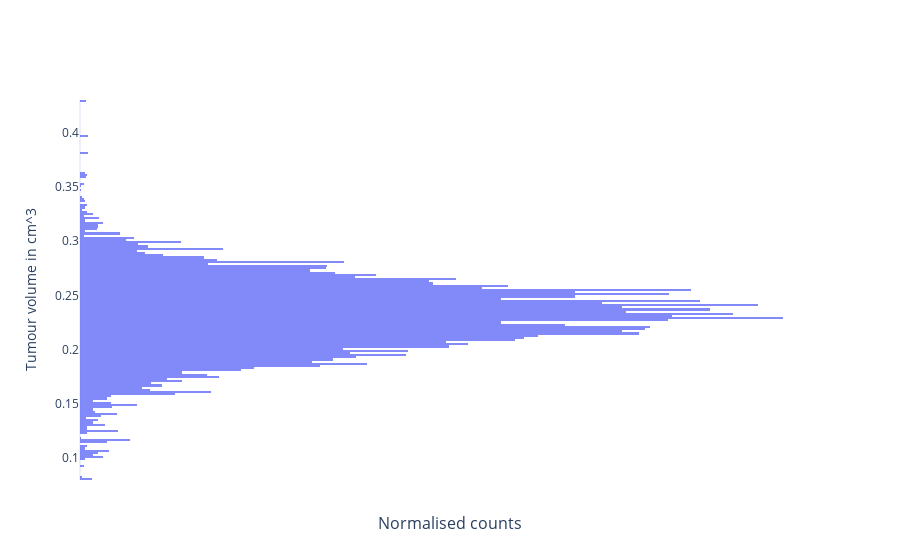
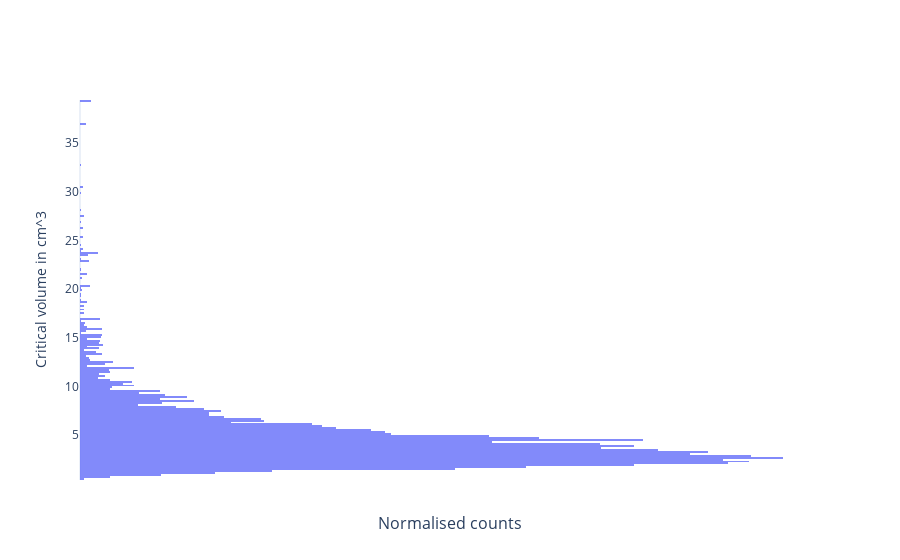

Write notebook code for charts like these, in order.
### Markdown cell above
### Visualise posterior samples

### Code cell
fig = erlo.plots.MarginalPosteriorPlot()
fig.add_data(data=posterior_samples, warm_up_iter=2000)

fig.show()

### Figure 1 — Plotly figure (JSON) as saved in the notebook; plotly's stock layout.template omitted (floating-point values rounded to 4 significant figures; data arrays with more than 128 entries replaced by an {"elided": "..."} marker saying what was removed)
{"data": [{"hovertemplate": "Sample: %{y:.2f}<br>Rhat: 1.03<br>", "marker": {"color": "#636EFA"}, "name": "ID 1", "opacity": 0.8, "type": "histogram", "visible": true, "xaxis": "x", "y": {"elided": "20000 float values"}, "yaxis": "y"}], "layout": {"annotations": [{"font": {"size": 16}, "showarrow": false, "text": "Normalised counts", "x": 0.5, "xanchor": "center", "xref": "paper", "y": 0, "yanchor": "top", "yref": "paper", "yshift": -30}], "autosize": true, "xaxis": {"anchor": "y", "domain": [0, 1], "tickvals": []}, "yaxis": {"anchor": "x", "domain": [0, 1], "title": {"text": "Tumour volume in cm^3"}}}}

### Figure 2 — Plotly figure (JSON) as saved in the notebook; plotly's stock layout.template omitted (floating-point values rounded to 4 significant figures; data arrays with more than 128 entries replaced by an {"elided": "..."} marker saying what was removed)
{"data": [{"hovertemplate": "Sample: %{y:.2f}<br>Rhat: 1.03<br>", "marker": {"color": "#636EFA"}, "name": "ID 1", "opacity": 0.8, "type": "histogram", "visible": true, "xaxis": "x", "y": {"elided": "20000 float values"}, "yaxis": "y"}], "layout": {"annotations": [{"font": {"size": 16}, "showarrow": false, "text": "Normalised counts", "x": 0.5, "xanchor": "center", "xref": "paper", "y": 0, "yanchor": "top", "yref": "paper", "yshift": -30}], "autosize": true, "xaxis": {"anchor": "y", "domain": [0, 1], "tickvals": []}, "yaxis": {"anchor": "x", "domain": [0, 1], "title": {"text": "Critical volume in cm^3"}}}}
